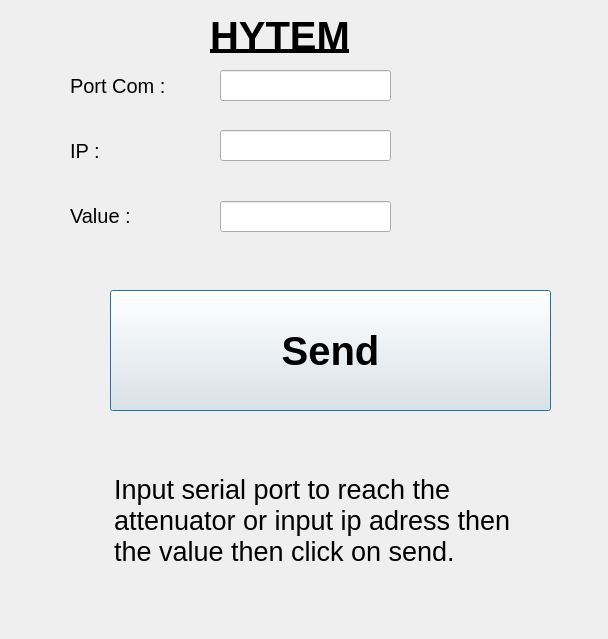
<?xml version="1.0" encoding="UTF-8"?>
<ui version="4.0">
 <class>Dialog</class>
 <widget class="QDialog" name="Dialog">
  <property name="geometry">
   <rect>
    <x>0</x>
    <y>0</y>
    <width>608</width>
    <height>639</height>
   </rect>
  </property>
  <property name="cursor">
   <cursorShape>CrossCursor</cursorShape>
  </property>
  <property name="windowTitle">
   <string>Dialog</string>
  </property>
  <widget class="QPushButton" name="pushButton">
   <property name="geometry">
    <rect>
     <x>110</x>
     <y>290</y>
     <width>441</width>
     <height>121</height>
    </rect>
   </property>
   <property name="font">
    <font>
     <pointsize>30</pointsize>
     <weight>75</weight>
     <bold>true</bold>
    </font>
   </property>
   <property name="cursor">
    <cursorShape>CrossCursor</cursorShape>
   </property>
   <property name="text">
    <string>Send</string>
   </property>
  </widget>
  <widget class="QLabel" name="label">
   <property name="geometry">
    <rect>
     <x>70</x>
     <y>60</y>
     <width>131</width>
     <height>51</height>
    </rect>
   </property>
   <property name="font">
    <font>
     <pointsize>15</pointsize>
    </font>
   </property>
   <property name="text">
    <string>Port Com : </string>
   </property>
  </widget>
  <widget class="QLabel" name="label_2">
   <property name="geometry">
    <rect>
     <x>70</x>
     <y>130</y>
     <width>121</width>
     <height>41</height>
    </rect>
   </property>
   <property name="font">
    <font>
     <pointsize>15</pointsize>
    </font>
   </property>
   <property name="text">
    <string>IP :</string>
   </property>
  </widget>
  <widget class="QLabel" name="label_3">
   <property name="geometry">
    <rect>
     <x>70</x>
     <y>190</y>
     <width>91</width>
     <height>51</height>
    </rect>
   </property>
   <property name="font">
    <font>
     <pointsize>15</pointsize>
    </font>
   </property>
   <property name="text">
    <string>Value : </string>
   </property>
  </widget>
  <widget class="QLabel" name="Error">
   <property name="geometry">
    <rect>
     <x>114</x>
     <y>445</y>
     <width>421</width>
     <height>151</height>
    </rect>
   </property>
   <property name="font">
    <font>
     <pointsize>20</pointsize>
    </font>
   </property>
   <property name="text">
    <string>Input serial port to reach the attenuator or input ip adress then the value then click on send.</string>
   </property>
   <property name="scaledContents">
    <bool>true</bool>
   </property>
   <property name="wordWrap">
    <bool>true</bool>
   </property>
  </widget>
  <widget class="QLineEdit" name="entryportcom">
   <property name="geometry">
    <rect>
     <x>220</x>
     <y>70</y>
     <width>171</width>
     <height>31</height>
    </rect>
   </property>
   <property name="font">
    <font>
     <pointsize>10</pointsize>
    </font>
   </property>
  </widget>
  <widget class="QLineEdit" name="entryip">
   <property name="geometry">
    <rect>
     <x>220</x>
     <y>130</y>
     <width>171</width>
     <height>31</height>
    </rect>
   </property>
   <property name="font">
    <font>
     <pointsize>10</pointsize>
    </font>
   </property>
  </widget>
  <widget class="QLineEdit" name="entryvalue">
   <property name="geometry">
    <rect>
     <x>220</x>
     <y>201</y>
     <width>171</width>
     <height>31</height>
    </rect>
   </property>
   <property name="font">
    <font>
     <pointsize>10</pointsize>
    </font>
   </property>
  </widget>
  <widget class="QLabel" name="label_4">
   <property name="geometry">
    <rect>
     <x>210</x>
     <y>10</y>
     <width>181</width>
     <height>51</height>
    </rect>
   </property>
   <property name="font">
    <font>
     <pointsize>30</pointsize>
     <weight>75</weight>
     <bold>true</bold>
     <underline>true</underline>
    </font>
   </property>
   <property name="text">
    <string>HYTEM</string>
   </property>
  </widget>
 </widget>
 <resources/>
 <connections/>
</ui>
